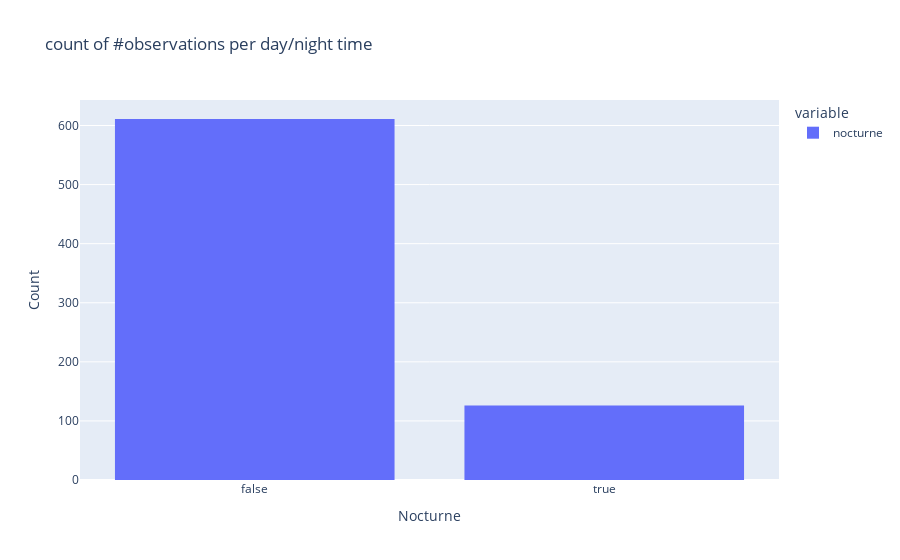

Write notebook code for a chart like this one.
### Code cell
fig = df.sample(frac=0.01, random_state=1234)["nocturne"].hist(
    backend="plotly", title="count of #observations per day/night time"
)

fig.update_layout(
    xaxis_title="Nocturne",
    yaxis_title="Count",
)

### Figure 1 — Plotly figure (JSON) as saved in the notebook; plotly's stock layout.template omitted (floating-point values rounded to 4 significant figures; data arrays with more than 128 entries replaced by an {"elided": "..."} marker saying what was removed)
{"data": [{"alignmentgroup": "True", "bingroup": "x", "hovertemplate": "variable=nocturne<br>value=%{x}<br>count=%{y}<extra></extra>", "legendgroup": "nocturne", "marker": {"color": "#636efa", "pattern": {"shape": ""}}, "name": "nocturne", "offsetgroup": "nocturne", "orientation": "v", "showlegend": true, "type": "histogram", "x": {"elided": "737 bool values"}, "xaxis": "x", "yaxis": "y"}], "layout": {"barmode": "relative", "legend": {"title": {"text": "variable"}, "tracegroupgap": 0}, "title": {"text": "count of #observations per day/night time"}, "xaxis": {"anchor": "y", "domain": [0, 1], "title": {"text": "Nocturne"}}, "yaxis": {"anchor": "x", "domain": [0, 1], "title": {"text": "Count"}}}}
